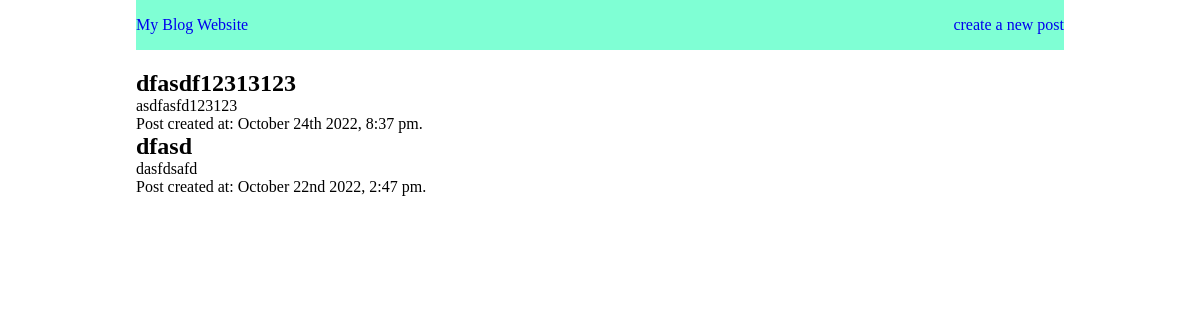
Before: /post/dfasd with the older database file.
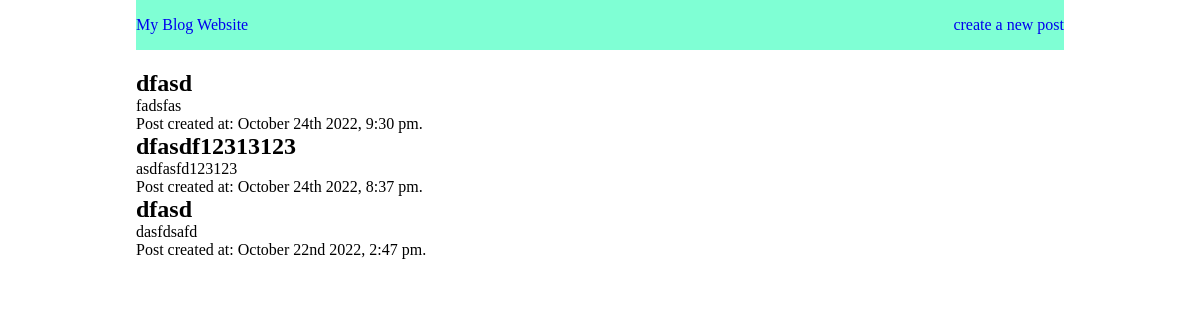
After: the same page with the newer database file.
### blog.py (models this page shows)
class Post(db.Model):
    id = db.Column(db.Integer, primary_key=True)
    title = db.Column(db.String, nullable=False)
    content = db.Column(db.String, nullable=False)
    date_posted = db.Column(db.DateTime, default=datetime.utcnow, nullable=False)
    user_id = db.Column(db.Integer, nullable=False)

### blog.py (the view)
@app.route('/post/<title>')
def get_post(title):
    post = Post.query.filter(Post.title.like(f'%{title}%')).order_by(Post.id.desc()).all()
    if post is None:
        return "no post is found"
    return render_template('get_post.html', post_details=post)

### templates/get_post.html (shortened to what this page needs)
<!DOCTYPE html>
<html lang="en">
<head>
    <link rel= "stylesheet" type= "text/css" href= "{{ url_for('static',filename='style.css')}}">
</head>
<body>
    <div class="container">
        <nav>
            <a href="/homepage">My Blog Website</a>
            <a href="/create_post">create a new post </a>
        </nav>
        <main>
            <section>
                {% for post in post_details %}
                <article>
                <h2>{{post.title}}</h2>
                <p>{{post.content}}</p>
                <p>Post created at: {{ moment(post.date_posted).format('MMMM Do YYYY, h:mm a') }}.</p>
                </article>
                {% endfor %}
            </section>
        </main>
    </div>
</body>
</html>

Changed rows visible on the page:
added Post: title "dfasd", content "fadsfas", date_posted "October 24th 2022, 9:30 pm"
